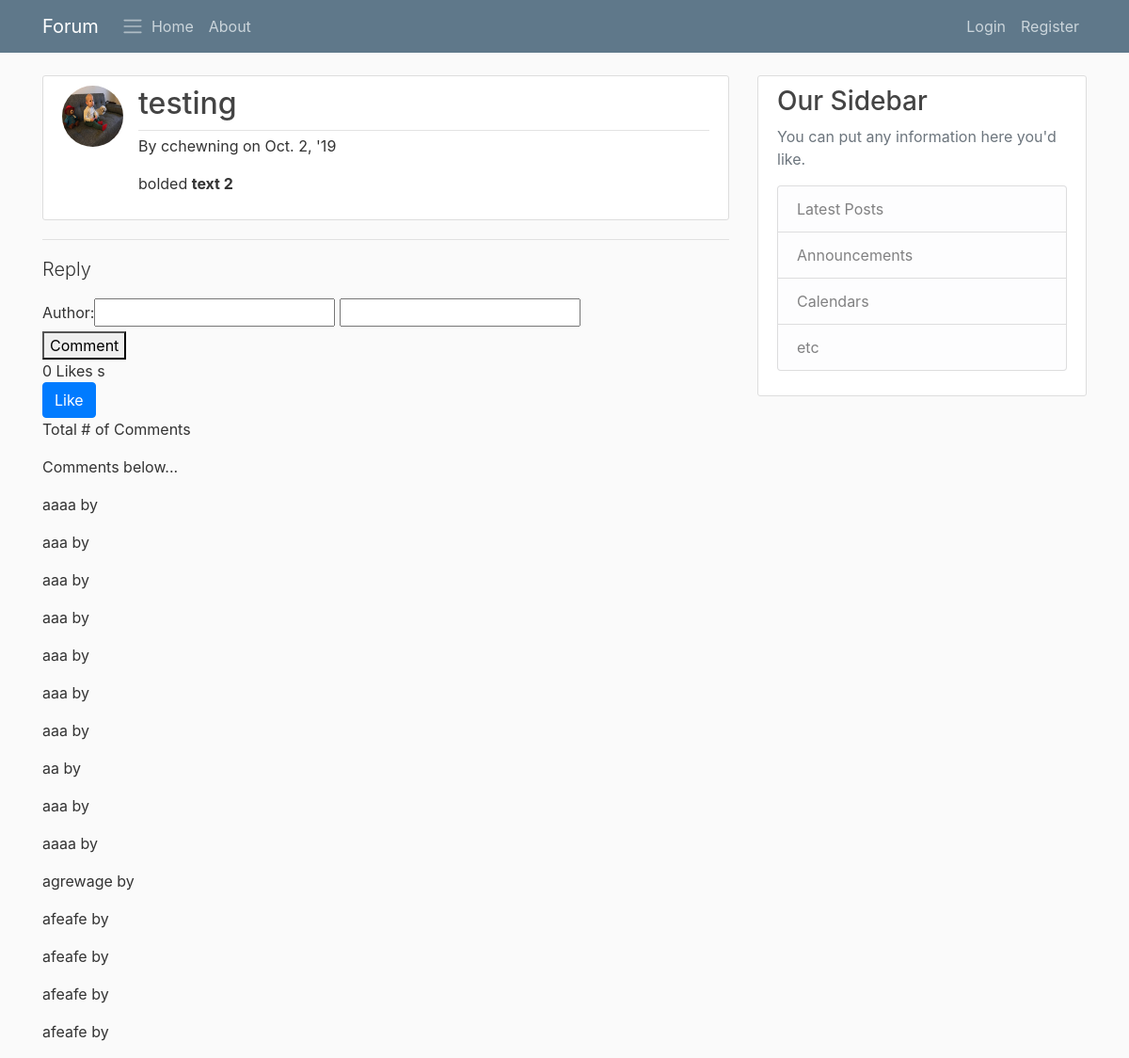
The page /forum/post/17/ on the database as committed earlier.
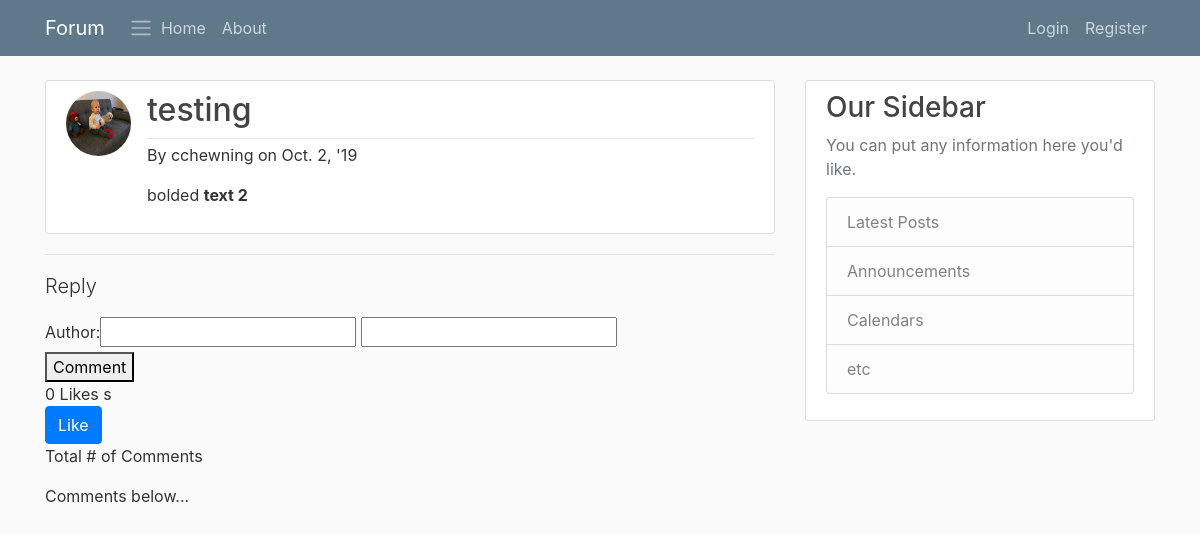
The same page on the database as committed later.
### forum/models.py (models this page shows, shortened)
class Comment(models.Model):
    post = models.ForeignKey(Post, related_name='comments', on_delete=models.PROTECT)
    author = models.CharField(max_length=200)
    email = models.EmailField(default='chewning.cl@gmail.com')
    content = models.TextField()
    date_posted = models.DateTimeField(auto_now=True)
    approved = models.BooleanField(default=True)

### forum/views.py (the view, shortened to what this page needs)
# urls.py: path('post/<int:pk>/', views.postdetail, name='post-detail'),
def postdetail(request, pk):
    comment_form = CommentCreate()
    post = Post.objects.get(pk=pk)
    already_liked = False
    if post.vote.filter(pk=request.user.pk).exists():
        already_liked = True
    def form_valid(self, form):
        form.instance.post = post
        return super().form_valid(form)
    context = {
        'post': post,
        'comment_form' : comment_form,
        'already_liked': already_liked,
        'total_likes': post.total_likes(),
		}
    return render(request, "forum/post_detail.html", context)
    def form_valid(self, form):
        form.instance.author = self.request.user
        return super().form_valid(form)

### forum/forms.py
class CommentCreate(forms.ModelForm):
    content = forms.CharField( label='')
    class Meta:
        model = Comment
        fields = ['author', 'content']
        widgets = {
            'content': forms.CharField(widget=FroalaEditor)
        }

### forum/models.py (called while the page is built)
    def total_likes(self):
        return self.vote.count()

### forum/templates/forum/post_detail.html (shortened to what this page needs)
{% extends "forum/base.html" %}
{% load crispy_forms_tags %}
{% load static %}
{% block content %}
<head>
</head>
    <article class="media content-section">
        <img class="rounded-circle article-img" src="{{ post.author.profile.image.url }}">
        <div class="media-body">
                <div class="article-metadata">
            <h2 class="article-title">{{ post.title }} </h2>
        </div>
        <p>By {{ post.author }} on {{ post.date_posted|date:"N j, 'y"}}</p>
        {{ post.content|safe }}
    </div>
    </article>
        <hr/>
        <p class='lead'>Reply</p>
        <form method="POST" action=".">
            {{ comment_form }}
            <br/>
            <button btn btn-outline-info type="submit" value="Post comment">Comment</button>
        </form>
        {{ total_likes }} Likes {{ total_likes|pluralize}}
        <form action="{% url 'upvote' post.id %}"  method="post">
                {% if already_liked %}
                    <button type="submit" name="post_id" value='{{ post.id }}' class='btn btn-danger' />Unlike</button>
                {% else %}
                    <button type="submit" name="post_id" value='{{ post.id }}' class="btn btn-primary" />Like</button>
                {% endif %}
            </form>
            <p>Total # of Comments {{ comment.count }}</p>
            <p>Comments below...</p>
            {% for comment in post.comments.all %}
            <p> {{ comment.content }} by {{ comment.author }}</p>
            {% endfor %}
{% endblock content %}

Rows that differ between the two databases and show on the page:
removed Comment: content "aaaa"
removed Comment: content "aaa"
removed Comment: content "aaa"
removed Comment: content "aaa"
removed Comment: content "aaa"
removed Comment: content "aaa"
removed Comment: content "aaa"
removed Comment: content "aa"
removed Comment: content "aaa"
removed Comment: content "aaaa"
removed Comment: content "agrewage"
removed Comment: content "afeafe"
removed Comment: content "afeafe"
removed Comment: content "afeafe"
removed Comment: content "afeafe"
